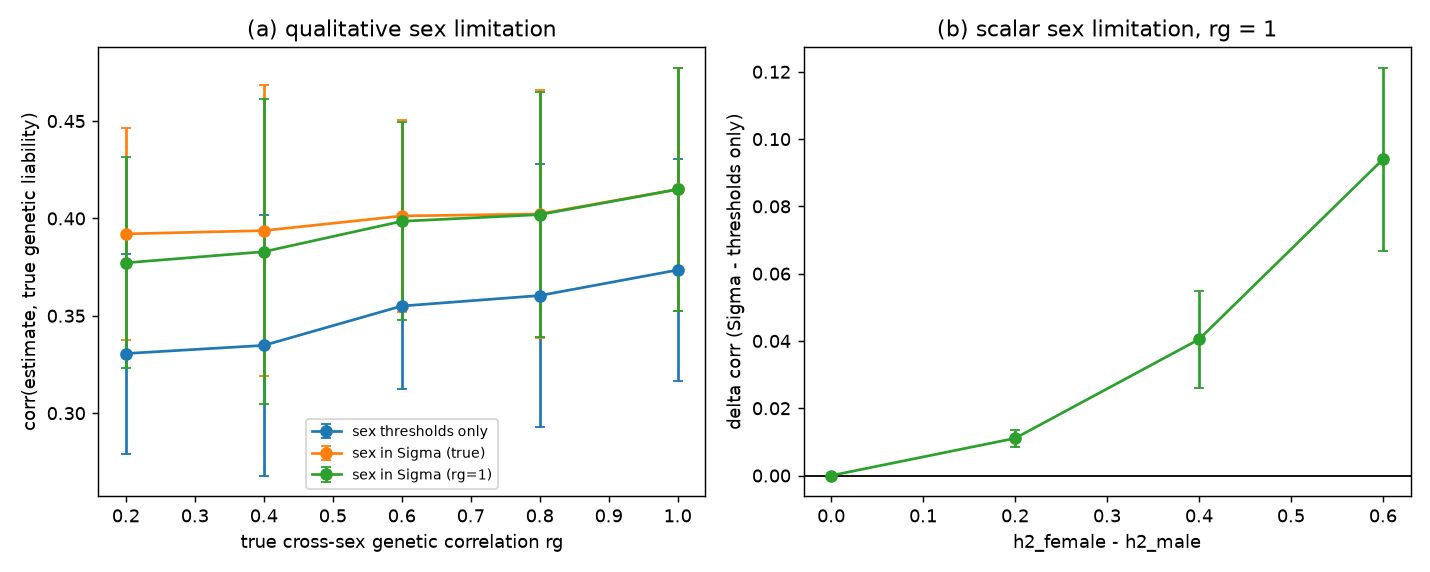

The Python source for this figure:
"""Is putting sex in the covariance worth it, or do sex-specific thresholds suffice?

ltpred has always let sex enter through the **threshold**: a sex-specific
prevalence gives each person their own `T`. `construct_covmat_sex_limited` also
lets it enter the **covariance**, with sex-specific heritabilities and a
cross-sex genetic correlation `rg`.

The algebra guarantees the BLUP weights change -- `w = V^-1 c` depends on `V`,
and `V` now depends on sex. It does *not* guarantee the score gets better, nor
by how much, nor under what conditions. That is an empirical question, and this
benchmark answers it against a known truth.

Families are drawn from the **true** sex-limited covariance, so the proband's
genetic liability `g` is known exactly. Four estimators are then scored:

  1. **pooled** -- one prevalence and one scalar h2 for everyone (sex ignored
     entirely; the floor);
  2. **sex thresholds** -- sex-specific prevalence, scalar h2 covariance. This
     is what ltpred could do before `construct_covmat_sex_limited`;
  3. **sex in Sigma (true)** -- sex-specific prevalence *and* the true
     (h2_female, h2_male, rg) covariance. The ceiling;
  4. **sex in Sigma (rg=1)** -- sex-specific prevalence and sex-specific
     heritabilities, but the cross-sex correlation wrongly set to 1. Isolates
     the *qualitative* half of the model, and shows what mis-specifying `rg`
     costs -- which matters because these parameters are supplied, not fitted.

Reported per arm: `corr(estimate, true g)` (ranking, what a linear GWAS uses),
the calibration slope `regress(true g on estimate)` (scale), and the
squared-correlation effective-N proxy for the covariance fix.

Three panels:

  (a) sweep `rg` at a fixed heritability gap -- when does *qualitative* sex
      limitation matter?
  (b) sweep the heritability gap at `rg = 1` -- when does *scalar* sex
      limitation matter, with no qualitative component at all?
  (c) **mechanism.** `rg` discounts cross-sex pairs and nothing else, so its
      effect must vanish in an all-same-sex family and concentrate in an
      all-cross-sex one. Two matched compositions -- proband + mother + sister
      versus proband + father + brother -- give the proband exactly two
      first-degree relatives each, so they carry the same information and
      differ *only* in sex configuration. Heritability is equal for both sexes
      here, so scalar limitation cannot contribute and every bit of any gain
      is attributable to `rg`.

Arm 2 vs arm 3 is the contrast that matters: both see the same thresholds, so
any difference is attributable to the covariance alone.

    python benchmarks/bench_sex_limitation.py
    python benchmarks/bench_sex_limitation.py --n-fam 4000 --reps 5
Writes bench_sex_limitation.csv (+ .png if matplotlib is present).
"""

import os
import csv
import argparse

import numpy as np
from scipy.stats import norm

from ltpred.covariance import construct_covmat_sex_limited
from ltpred.pearson_aitken import pa_algorithm

from _common import get_plt

HERE = os.path.dirname(os.path.abspath(__file__))

FAM_VEC = ("m", "f", "s1")          # proband + mother + father + one sibling
SEXES = ("F", "M")

# Matched-relatedness compositions for the mechanism panel. Both give the
# proband exactly two first-degree relatives (2*phi = 0.5 each), so they carry
# the same amount of information and differ only in sex configuration.
COMPOSITIONS = {
    # every pair same-sex: rg can never apply
    "same-sex": dict(fam_vec=("m", "s1"), sex_o="F", sex_s="F"),
    # every proband-relative pair cross-sex: rg applies to both links
    "cross-sex": dict(fam_vec=("f", "s1"), sex_o="F", sex_s="M"),
}


def _covmat(fam_vec, sex_o, sex_s, h2f, h2m, rg):
    return construct_covmat_sex_limited(
        fam_vec, h2_female=h2f, h2_male=h2m, rg_cross=rg,
        sex={"o": sex_o, "s1": sex_s})


def _person_sexes(roles, sex_o, sex_s):
    """Sex of each row, mirroring the constructor's own resolution."""
    fixed = {"m": "F", "f": "M", "o": sex_o, "g": sex_o, "s1": sex_s}
    return [fixed[r] for r in roles]


def _draw(fam_vec, sex_o, sex_s, n, h2f, h2m, rg, rng):
    cov = _covmat(fam_vec, sex_o, sex_s, h2f, h2m, rg)
    draws = rng.multivariate_normal(np.zeros(len(cov.roles)), cov.matrix,
                                    size=n, method="eigh")
    return dict(roles=cov.roles, sexes=_person_sexes(cov.roles, sex_o, sex_s),
                draws=draws, fam_vec=fam_vec, sex_o=sex_o, sex_s=sex_s)


def simulate(n_fam, h2f, h2m, rg, rng, cells=None):
    """Draw families from the true sex-limited model.

    ``cells`` is a list of ``(fam_vec, sex_o, sex_s)``; the default balances the
    four (proband sex, sibling sex) combinations of the standard family. Each
    cell shares one covariance and is drawn in a single vectorised call.
    """
    if cells is None:
        cells = [(FAM_VEC, so, ss) for so in SEXES for ss in SEXES]
    n = n_fam // len(cells)
    return [_draw(fv, so, ss, n, h2f, h2m, rg, rng) for fv, so, ss in cells]


def _bounds(group, k_by_sex):
    """Case/control bounds from each person's liability and their threshold.

    ``k_by_sex`` maps sex -> prevalence, so passing the same value for both
    sexes is exactly the threshold-blind arm.
    """
    roles, sexes, draws = group["roles"], group["sexes"], group["draws"]
    n, d = draws.shape
    lower = np.full((n, d), -np.inf)
    upper = np.full((n, d), np.inf)
    for j, role in enumerate(roles):
        if role == "g":
            continue                      # the target stays unbounded
        thr = norm.ppf(1.0 - k_by_sex[sexes[j]])
        case = draws[:, j] > thr
        lower[case, j] = thr
        upper[~case, j] = thr
    return lower, upper


def _score(groups, k_by_sex, cov_of):
    """Run PA over every family under one (threshold, covariance) choice."""
    est, truth = [], []
    for g in groups:
        cov = cov_of(g)
        lower, upper = _bounds(g, k_by_sex)
        tgt = g["roles"].index("g")
        for i in range(g["draws"].shape[0]):
            e, _ = pa_algorithm(cov, lower[i], upper[i], target=tgt)
            est.append(e)
        truth.append(g["draws"][:, tgt])
    return np.asarray(est), np.concatenate(truth)


def _metrics(est, truth):
    est = np.asarray(est, dtype=float)
    ok = np.isfinite(est) & np.isfinite(truth)
    est, truth = est[ok], truth[ok]
    if est.size < 2 or np.std(est) == 0:
        return dict(corr=np.nan, slope=np.nan)
    corr = float(np.corrcoef(est, truth)[0, 1])
    slope = float(np.polyfit(est, truth, 1)[0])   # regress truth on estimate
    return dict(corr=corr, slope=slope, nonfinite=int((~ok).sum()))


def run_cell(h2f, h2m, rg, *, n_fam, k_female, k_male, reps, seed0, cells=None):
    """One (h2f, h2m, rg) setting, replicated; returns means and 95% CIs."""
    arms = ("pooled", "sex_thr", "sigma_true", "sigma_rg1")
    acc = {a: {"corr": [], "slope": []} for a in arms}
    effn = []

    # A single pooled heritability and prevalence: what a sex-blind analyst uses.
    h2_pooled = 0.5 * (h2f + h2m)
    k_pooled = 0.5 * (k_female + k_male)
    k_sex = {"F": k_female, "M": k_male}
    k_flat = {"F": k_pooled, "M": k_pooled}

    def cov_with(h2a, h2b, rgx):
        return lambda g: _covmat(g["fam_vec"], g["sex_o"], g["sex_s"],
                                 h2a, h2b, rgx).matrix

    for r in range(reps):
        rng = np.random.default_rng(seed0 + r)
        groups = simulate(n_fam, h2f, h2m, rg, rng, cells=cells)

        for arm, k_map, cov_of in (
                ("pooled", k_flat, cov_with(h2_pooled, h2_pooled, 1.0)),
                ("sex_thr", k_sex, cov_with(h2_pooled, h2_pooled, 1.0)),
                ("sigma_true", k_sex, cov_with(h2f, h2m, rg)),
                ("sigma_rg1", k_sex, cov_with(h2f, h2m, 1.0))):
            m = _metrics(*_score(groups, k_map, cov_of))
            acc[arm]["corr"].append(m["corr"])
            acc[arm]["slope"].append(m["slope"])
        # squared-correlation effective-N proxy, the convention used elsewhere
        # in RESULTS.md: how many times more case/control-equivalent data the
        # covariance fix is worth, thresholds held fixed.
        effn.append((acc["sigma_true"]["corr"][-1] / acc["sex_thr"]["corr"][-1]) ** 2)

    def summarise(values):
        v = np.asarray(values, dtype=float)
        mean = float(np.nanmean(v))
        se = float(np.nanstd(v, ddof=1) / np.sqrt(len(v))) if len(v) > 1 else 0.0
        return mean, 1.96 * se

    out = dict(reps=reps)
    for arm in arms:
        for stat in ("corr", "slope"):
            out[f"{arm}_{stat}"], out[f"{arm}_{stat}_ci95"] = summarise(acc[arm][stat])
    # the contrast of interest: covariance-only, thresholds held fixed
    gain = np.asarray(acc["sigma_true"]["corr"]) - np.asarray(acc["sex_thr"]["corr"])
    out["gain"], out["gain_ci95"] = summarise(gain)
    out["effn"], out["effn_ci95"] = summarise(effn)
    # cost of asserting rg = 1 when it is not
    rgcost = np.asarray(acc["sigma_true"]["corr"]) - np.asarray(acc["sigma_rg1"]["corr"])
    out["rg_cost"], out["rg_cost_ci95"] = summarise(rgcost)
    return out


def main():
    p = argparse.ArgumentParser(description=__doc__,
                                formatter_class=argparse.RawDescriptionHelpFormatter)
    p.add_argument("--n-fam", type=int, default=2000,
                   help="families per replicate (split evenly over the 4 sex cells)")
    p.add_argument("--reps", type=int, default=3, help="independent replicates")
    p.add_argument("--seed", type=int, default=1)
    p.add_argument("--rg", type=float, nargs="+", default=[1.0, 0.8, 0.6, 0.4, 0.2],
                   help="panel (a): true cross-sex genetic correlations")
    p.add_argument("--h2-female", type=float, default=0.6)
    p.add_argument("--h2-male", type=float, default=0.2)
    p.add_argument("--gaps", type=float, nargs="+", default=[0.0, 0.2, 0.4, 0.6],
                   help="panel (b): h2_female - h2_male, centred on 0.4")
    p.add_argument("--h2-mech", type=float, default=0.5,
                   help="panel (c): heritability, equal for both sexes")
    p.add_argument("--rg-mech", type=float, nargs="+", default=[1.0, 0.6, 0.2],
                   help="panel (c): rg values for the composition contrast")
    p.add_argument("--k-female", type=float, default=0.05)
    p.add_argument("--k-male", type=float, default=0.10)
    args = p.parse_args()

    kw = dict(n_fam=args.n_fam, k_female=args.k_female, k_male=args.k_male,
              reps=args.reps)
    hdr = (f"{'':>6} | {'sex thr':>8} {'Sigma':>8} | {'gain':>17} "
           f"{'eff-N':>15} | {'slope thr':>9} {'slope Sig':>9}")

    def show(label, m):
        print(f"{label:>6} | {m['sex_thr_corr']:8.4f} {m['sigma_true_corr']:8.4f} | "
              f"{m['gain']:+.4f} ± {m['gain_ci95']:.4f} "
              f"{m['effn']:6.3f}x ± {m['effn_ci95']:.3f} | "
              f"{m['sex_thr_slope']:9.4f} {m['sigma_true_slope']:9.4f}")

    print(f"(a) vs true cross-sex rg   [h2_F={args.h2_female}, h2_M={args.h2_male}, "
          f"K_F={args.k_female}, K_M={args.k_male}, {args.reps} reps x {args.n_fam} fam]")
    print(hdr)
    rows = []
    for rg in args.rg:
        m = run_cell(args.h2_female, args.h2_male, rg, seed0=args.seed, **kw)
        rows.append(dict(panel="rg", rg=rg, composition="mixed",
                         h2_female=args.h2_female, h2_male=args.h2_male, **m))
        show(f"{rg:.2f}", m)

    print("\n(b) vs heritability gap    [rg = 1, mean h2 = 0.4]")
    print(hdr)
    for gap in args.gaps:
        h2f, h2m = 0.4 + gap / 2, 0.4 - gap / 2
        m = run_cell(h2f, h2m, 1.0, seed0=args.seed + 500, **kw)
        rows.append(dict(panel="gap", rg=1.0, composition="mixed",
                         h2_female=h2f, h2_male=h2m, **m))
        show(f"{gap:.2f}", m)

    # (c) mechanism: rg discounts cross-sex pairs only, so its effect must
    # vanish in an all-same-sex family and concentrate in an all-cross-sex one.
    # Both compositions give the proband two first-degree relatives, so they
    # are matched on relatedness and differ only in sex configuration.
    print("\n(c) mechanism: matched two-relative families, equal h2 both sexes")
    print(f"    [h2_F = h2_M = {args.h2_mech}, so *all* of any gain is rg]")
    print(f"{'':>6} {'composition':>12} | {'sex thr':>8} {'Sigma':>8} | {'gain':>17}")
    for name, spec in COMPOSITIONS.items():
        cells = [(spec["fam_vec"], spec["sex_o"], spec["sex_s"])]
        for rg in args.rg_mech:
            m = run_cell(args.h2_mech, args.h2_mech, rg,
                         seed0=args.seed + 900, cells=cells, **kw)
            rows.append(dict(panel="mech", rg=rg, composition=name,
                             h2_female=args.h2_mech, h2_male=args.h2_mech, **m))
            print(f"{rg:6.2f} {name:>12} | {m['sex_thr_corr']:8.4f} "
                  f"{m['sigma_true_corr']:8.4f} | "
                  f"{m['gain']:+.4f} ± {m['gain_ci95']:.4f}")

    write_csv(rows)
    plot(rows)
    print("\nwrote bench_sex_limitation.csv")


def write_csv(rows):
    fields = ["panel", "composition", "rg", "h2_female", "h2_male", "reps"]
    for arm in ("pooled", "sex_thr", "sigma_true", "sigma_rg1"):
        for stat in ("corr", "slope"):
            fields += [f"{arm}_{stat}", f"{arm}_{stat}_ci95"]
    fields += ["gain", "gain_ci95", "effn", "effn_ci95",
               "rg_cost", "rg_cost_ci95"]
    with open(os.path.join(HERE, "bench_sex_limitation.csv"), "w", newline="") as fh:
        w = csv.DictWriter(fh, fieldnames=fields, lineterminator="\n")
        w.writeheader()
        w.writerows([{k: r.get(k, "") for k in fields} for r in rows])


def plot(rows):
    plt = get_plt()
    if plt is None:
        return
    a = [r for r in rows if r["panel"] == "rg"]
    b = [r for r in rows if r["panel"] == "gap"]
    fig, ax = plt.subplots(1, 2, figsize=(11, 4.4))
    x = [r["rg"] for r in a]
    for key, lab in (("sex_thr_corr", "sex thresholds only"),
                     ("sigma_true_corr", "sex in Sigma (true)"),
                     ("sigma_rg1_corr", "sex in Sigma (rg=1)")):
        ax[0].errorbar(x, [r[key] for r in a],
                       yerr=[r[f"{key}_ci95"] for r in a], fmt="-o", capsize=3,
                       label=lab)
    ax[0].set_xlabel("true cross-sex genetic correlation rg")
    ax[0].set_ylabel("corr(estimate, true genetic liability)")
    ax[0].set_title("(a) qualitative sex limitation")
    ax[0].legend(fontsize=8)
    gaps = [r["h2_female"] - r["h2_male"] for r in b]
    ax[1].errorbar(gaps, [r["gain"] for r in b],
                   yerr=[r["gain_ci95"] for r in b], fmt="-o", capsize=3,
                   color="tab:green")
    ax[1].axhline(0, color="k", lw=1)
    ax[1].set_xlabel("h2_female - h2_male")
    ax[1].set_ylabel("delta corr (Sigma - thresholds only)")
    ax[1].set_title("(b) scalar sex limitation, rg = 1")
    fig.tight_layout()
    fig.savefig(os.path.join(HERE, "bench_sex_limitation.png"), dpi=130)


if __name__ == "__main__":
    main()
